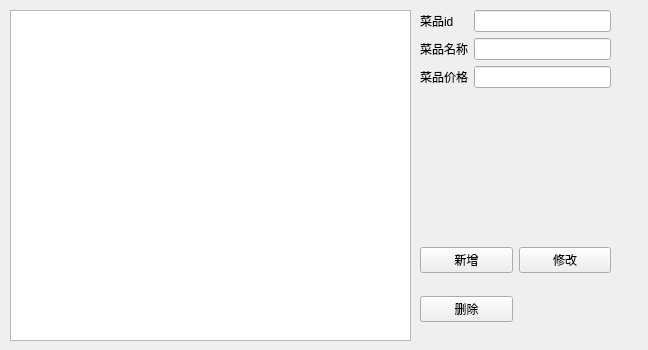
<?xml version="1.0" encoding="UTF-8"?>
<ui version="4.0">
 <class>edit_menu</class>
 <widget class="QWidget" name="edit_menu">
  <property name="geometry">
   <rect>
    <x>0</x>
    <y>0</y>
    <width>648</width>
    <height>350</height>
   </rect>
  </property>
  <property name="windowTitle">
   <string>Form</string>
  </property>
  <widget class="QTextBrowser" name="showmenu">
   <property name="geometry">
    <rect>
     <x>10</x>
     <y>10</y>
     <width>401</width>
     <height>331</height>
    </rect>
   </property>
  </widget>
  <widget class="QWidget" name="formLayoutWidget">
   <property name="geometry">
    <rect>
     <x>420</x>
     <y>10</y>
     <width>191</width>
     <height>211</height>
    </rect>
   </property>
   <layout class="QFormLayout" name="formLayout">
    <item row="0" column="0">
     <widget class="QLabel" name="label">
      <property name="text">
       <string>菜品id</string>
      </property>
     </widget>
    </item>
    <item row="1" column="0">
     <widget class="QLabel" name="label_2">
      <property name="text">
       <string>菜品名称</string>
      </property>
     </widget>
    </item>
    <item row="2" column="0">
     <widget class="QLabel" name="label_3">
      <property name="text">
       <string>菜品价格</string>
      </property>
     </widget>
    </item>
    <item row="0" column="1">
     <widget class="QLineEdit" name="idmenu"/>
    </item>
    <item row="1" column="1">
     <widget class="QLineEdit" name="dish_name"/>
    </item>
    <item row="2" column="1">
     <widget class="QLineEdit" name="dish_price"/>
    </item>
   </layout>
  </widget>
  <widget class="QWidget" name="gridLayoutWidget">
   <property name="geometry">
    <rect>
     <x>420</x>
     <y>230</y>
     <width>191</width>
     <height>111</height>
    </rect>
   </property>
   <layout class="QGridLayout" name="gridLayout">
    <item row="0" column="0">
     <widget class="QPushButton" name="new_2">
      <property name="text">
       <string>新增</string>
      </property>
     </widget>
    </item>
    <item row="0" column="1">
     <widget class="QPushButton" name="edit">
      <property name="text">
       <string>修改</string>
      </property>
     </widget>
    </item>
    <item row="1" column="0">
     <widget class="QPushButton" name="delete_2">
      <property name="text">
       <string>删除</string>
      </property>
     </widget>
    </item>
   </layout>
  </widget>
 </widget>
 <resources/>
 <connections/>
</ui>
